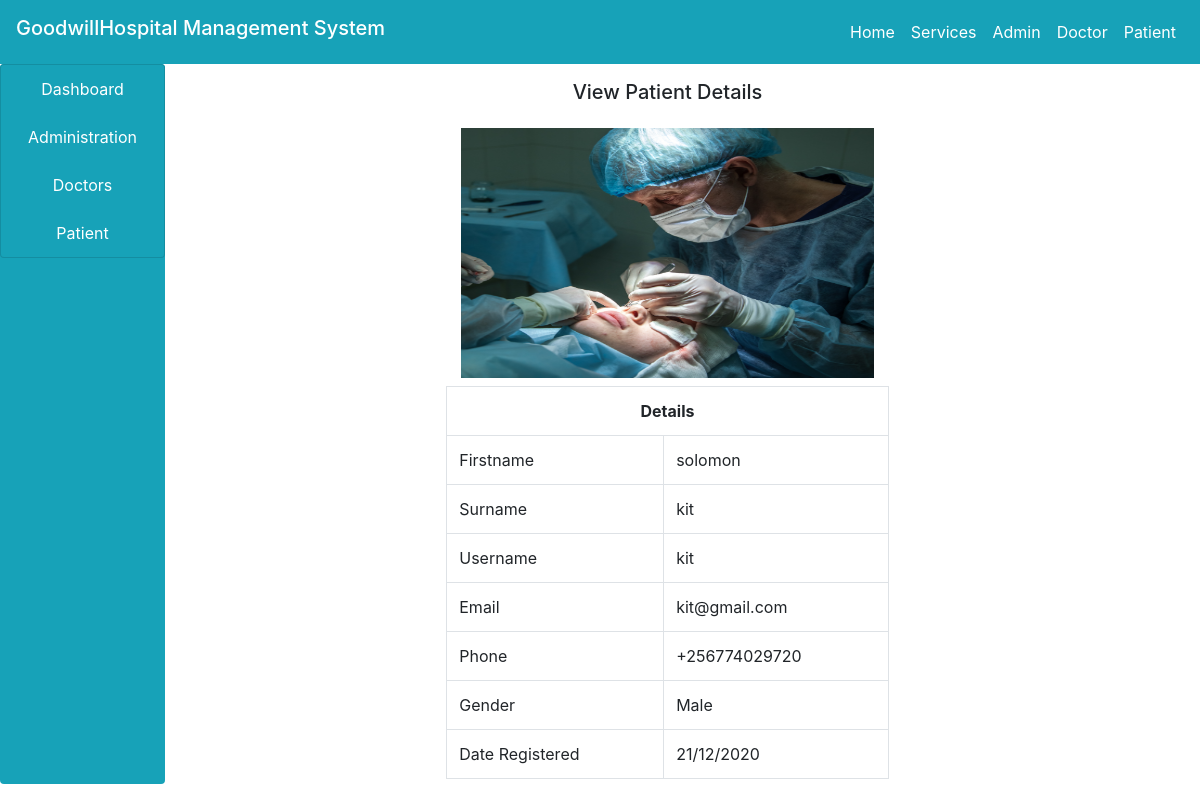
Screenshot of /admin/view.php?id=1 with the database file from the repository.
### tables this page shows
CREATE TABLE `patient` (
  `id` int(100) NOT NULL,
  `firstname` varchar(100) NOT NULL,
  `surname` varchar(100) NOT NULL,
  `username` varchar(100) NOT NULL,
  `email` varchar(100) NOT NULL,
  `phone` varchar(100) NOT NULL,
  `gender` varchar(100) NOT NULL,
  `password` varchar(100) NOT NULL,
  `date_reg` varchar(100) NOT NULL,
  `profile` varchar(100) NOT NULL
);

### admin/view.php (the view, shortened to what this page needs)
<!DOCTYPE html>
<html>
<head>
</head>
<body>
<?php
	include("../include/header.php");
	include("../include/connection.php");
 ?>
 <div class="container-fluid">
 	<div class="col-md-12">
 		<div class="row">
 			<div class="col-md-2" style="margin-left: -30px;">
 				<?php
 					include("sidenav.php");
 				 ?>
 			</div>
 			<div class="col-md-10">
 				<h5 class="text-center my-3">View Patient Details</h5>
 				<?php
 					if (isset($_GET['id'])) {
 						$id = $_GET['id'];
 						$query = "SELECT * FROM patient WHERE id='$id' ";
 						$res = mysqli_query($connect,$query);
 						$row = mysqli_fetch_array($res);
 					}
 				 ?>
 				 <div class="col-md-12">
 				 	<div class="row">
 				 		<div class="col-md-3"></div>
 				 		<div class="col-md-6">
 				 		<?php
 				 			echo "	<img src='../patient/img/".$row['profile']."' class='col-md-12 my-2' height='250px;' >";
 				 		 ?>
 				 		<table class="table table-bordered">
 				 			<tr>
 				 				<th class="text-center" colspan="2">Details</th>
 				 			</tr>
 				 			<tr>
 				 				<td>Firstname</td>
 				 				<td><?php echo $row['firstname']; ?></td>
 				 			</tr>
 				 			<tr>
 				 				<td>Surname</td>
 				 				<td><?php echo $row['surname']; ?></td>
 				 			</tr>
 				 			<tr>
 				 				<td>Username</td>
 				 				<td><?php echo $row['username']; ?></td>
 				 			</tr>
 				 			<tr>
 				 				<td>Email</td>
 				 				<td><?php echo $row['email']; ?></td>
 				 			</tr>
 				 			<tr>
 				 				<td>Phone</td>
 				 				<td><?php echo $row['phone']; ?></td>
 				 			</tr>
 				 			<tr>
 				 				<td>Gender</td>
 				 				<td><?php echo $row['gender']; ?></td>
 				 			</tr>
 				 			<tr>
 				 				<td>Date Registered</td>
 				 				<td><?php echo $row['date_reg']; ?></td>
 				 			</tr>
 				 		</table>
 				 		</div>
 				 	</div>
 				 </div>
 			</div>
 		</div>
 	</div>
 </div>
</body>
</html>

### main.css (style rules this page uses)
body { font-family: 'Roboto', sans-serif; }

### rows the page displays
patient: profile (picture), firstname "solomon", surname "kit", username "kit", email "kit@gmail.com", phone "+256774029720", gender "Male", date_reg "21/12/2020"
